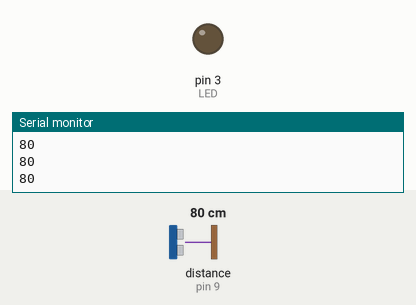
Simulated run of this sketch. Board: Arduino Uno, built with avr-gcc and run on an emulated ATmega328P. Shown: output pins drawn as LEDs (lit = HIGH), the last lines printed to the serial monitor. Wiring (inferred from the names in the program): ultrasonic range finder: trigger pin 10; echo pin 9. The test bench sets the inputs (shaded band); at power-on: distance to the obstacle (sensor on pin 9) 80 cm. The echo pulse lasts 58.3 µs per cm; pins used as bus, display or sensor lines are not drawn.

Above: at 1.2 s.
1.3 s: distance to the obstacle (sensor on pin 9) set to 22 cm
2.8 s: distance to the obstacle (sensor on pin 9) set to 18 cm
At 3.5 s:
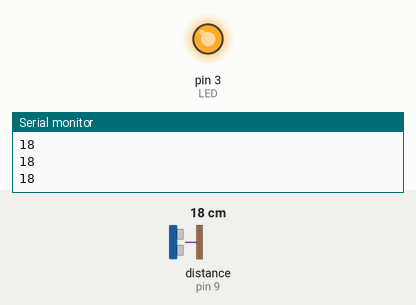
4.5 s: distance to the obstacle (sensor on pin 9) set to 35 cm
At 5.8 s:
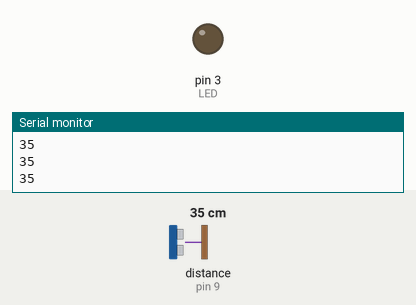
6.3 s: distance to the obstacle (sensor on pin 9) set to 2 cm
At 6.8 s:
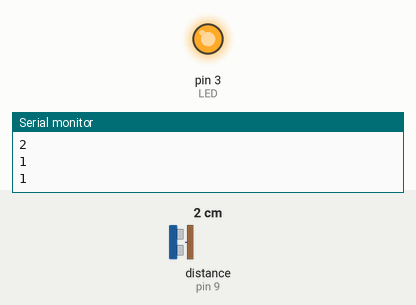
Timing chart, 0 to 9.0 s (numbered marks = the images above; inputs shaded):
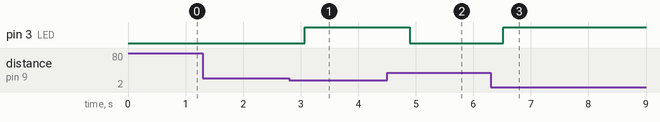

The sketch:

hcsr04_ultrasound.ino.ino
```cpp
int TRIG = 10;
int ECO = 9;
int LED = 3;
int DTIME;;
int DIST;
//wrote for arduino uno
//blinks a led if an object approaches 20cm or less to the HC SR04 SENSOR (ultrasound)

void setup() {
  pinMode(TRIG, OUTPUT);
  pinMode(ECO, INPUT);
  pinMode(LED, OUTPUT);
  Serial.begin(9600);

}

void loop() {
  digitalWrite(TRIG, HIGH);
  delay(1);
  digitalWrite(TRIG, LOW);
  DTIME = pulseIn(ECO, HIGH);
  //we convert dist to cm
  DIST = DTIME / 58.2; //value specified from the manufacturerr
  Serial.println(DIST);
  delay(200);

  if(DIST <= 20 && DIST >= 0){
    digitalWrite(LED, HIGH);
  }
  else{
    digitalWrite(LED, LOW);
  }
}
```

Measured:
- the behaviour switches between 21 and 20 cm on distance to the obstacle (sensor on pin 9) (found by bisection; images 0 and 1)
- after the input at 2.8 s, pin 3 (LED): LOW → HIGH after 0.27 s
- after the input at 4.5 s, pin 3 (LED): HIGH → LOW after 0.39 s
- after the input at 6.3 s, pin 3 (LED): LOW → HIGH after 0.22 s
